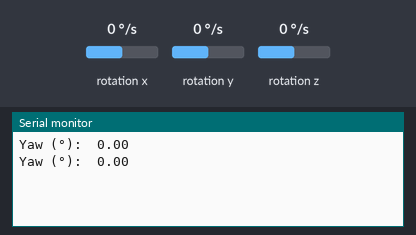
Bench run of a sketch on a simulated Arduino Uno, built with avr-gcc and run on an emulated ATmega328P. Shown: the last lines printed to the serial monitor. Wiring (inferred from the names in the program): MPU-6050 motion sensor at I2C address 0x68. The test bench sets the inputs (shaded band); at power-on: rotation z 0 °/s, rotation x 0 °/s, rotation y 0 °/s.

Above: at 5.1 s.
5.2 s: rotation z set to -192 °/s
At 6.5 s:
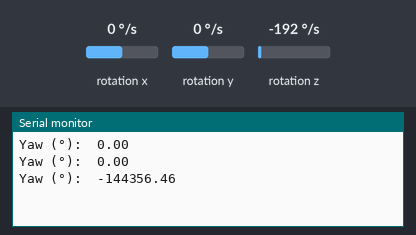
6.7 s: rotation z set to -100 °/s
At 7.8 s:
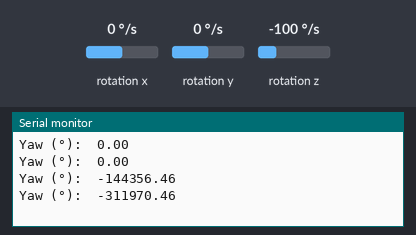
Timing chart, 0 to 9.7 s (numbered marks = the images above; inputs shaded):
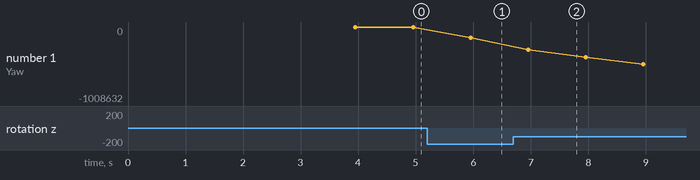

The sketch:

Task10_5.ino
```cpp
#include "Wire.h"
#define MPU6050_IMU_ADDRESS 0x68
#define GYRO_FULL_SCALE_1000_DPS 0x10
unsigned long lastPrintMillis = 0;
#define INTERVAL_MS_PRINT 1000

struct gyroscope_raw {
  int16_t z;
} gyroscope;

float yaw = 0;
float gyro_z_calibration = 0;

void setup() {
  Wire.begin();
  Serial.begin(115200);
  I2CwriteByte(MPU6050_IMU_ADDRESS, 0x6B, 0x00);
  I2CwriteByte(MPU6050_IMU_ADDRESS, 27, GYRO_FULL_SCALE_1000_DPS);
  calibrateGyro();
}

void loop() {
  unsigned long currentMillis = millis();
  readGyroZ();
  float gyroZ_dps = (gyroscope.z / 32.8) - gyro_z_calibration;
  yaw += gyroZ_dps * (INTERVAL_MS_PRINT / 1000.0);
  if (currentMillis - lastPrintMillis > INTERVAL_MS_PRINT) {
    Serial.print("Yaw (");
    Serial.print("\xC2\xB0");
    Serial.print("):\t");
    Serial.println(yaw, 2);

    lastPrintMillis = currentMillis;
  }
}

void I2CwriteByte(uint8_t address, uint8_t registerAddress, uint8_t data) {
  Wire.beginTransmission(address);
  Wire.write(registerAddress);
  Wire.write(data);
  Wire.endTransmission();
}


void readGyroZ() {
  Wire.beginTransmission(MPU6050_IMU_ADDRESS);
  Wire.write(0x43);
  Wire.endTransmission(false);
  Wire.requestFrom(MPU6050_IMU_ADDRESS, 6, true);

  Wire.read();  // Discard X-axis high byte
  Wire.read();  // Discard X-axis low byte
  Wire.read();  // Discard Y-axis high byte
  Wire.read();  // Discard Y-axis low byte

  gyroscope.z = (Wire.read() << 8 | Wire.read());  // Z-axis data
}


void calibrateGyro() {
  long sum = 0;
  const int numReadings = 1000;

  for (int i = 0; i < numReadings; i++) {
    readGyroZ();
    sum += gyroscope.z;
    delay(3);
  }

  // Calculate average offset
  gyro_z_calibration = sum / (float)numReadings / 32.8;
}
```

Measured:
- after the input at 5.2 s, the serial monitor: prints a new line after 0.76 s (image 1)
- after the input at 6.7 s, the serial monitor: prints a new line after 0.26 s (image 2)
- plotted number 1: 0 → -144356.46 after the input at 5.2 s, -144356.46 → -1008632 after the input at 6.7 s
